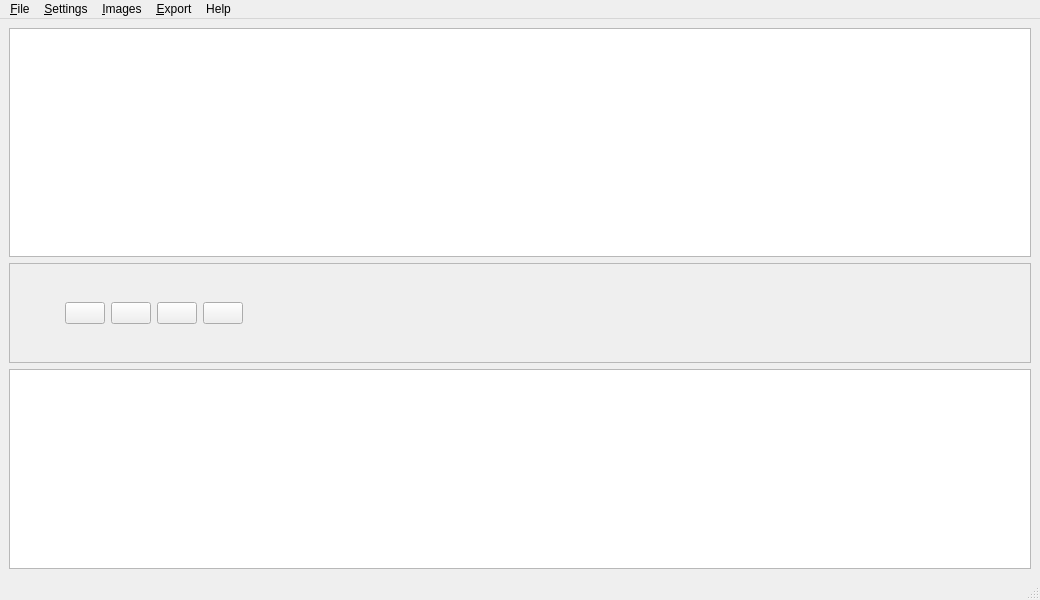
<?xml version="1.0" encoding="UTF-8"?>
<ui version="4.0">
 <class>FrameFlow</class>
 <widget class="QMainWindow" name="FrameFlow">
  <property name="geometry">
   <rect>
    <x>0</x>
    <y>0</y>
    <width>1040</width>
    <height>600</height>
   </rect>
  </property>
  <property name="windowTitle">
   <string>FrameFlow</string>
  </property>
  <property name="windowIcon">
   <iconset resource="../Resources.qrc">
    <normaloff>:/Resources/Icons/FrameFlow.png</normaloff>:/Resources/Icons/FrameFlow.png</iconset>
  </property>
  <widget class="QWidget" name="centralwidget">
   <layout class="QVBoxLayout" name="verticalLayout">
    <item>
     <widget class="QGraphicsView" name="graphicsView">
      <property name="frameShape">
       <enum>QFrame::Shape::StyledPanel</enum>
      </property>
      <property name="frameShadow">
       <enum>QFrame::Shadow::Raised</enum>
      </property>
      <property name="backgroundBrush">
       <brush brushstyle="Dense5Pattern">
        <color alpha="255">
         <red>0</red>
         <green>0</green>
         <blue>0</blue>
        </color>
       </brush>
      </property>
      <property name="interactive">
       <bool>false</bool>
      </property>
      <property name="viewportUpdateMode">
       <enum>QGraphicsView::ViewportUpdateMode::FullViewportUpdate</enum>
      </property>
     </widget>
    </item>
    <item>
     <widget class="QFrame" name="contolFrame">
      <property name="sizePolicy">
       <sizepolicy hsizetype="Preferred" vsizetype="Fixed">
        <horstretch>0</horstretch>
        <verstretch>0</verstretch>
       </sizepolicy>
      </property>
      <property name="minimumSize">
       <size>
        <width>0</width>
        <height>50</height>
       </size>
      </property>
      <property name="frameShape">
       <enum>QFrame::Shape::StyledPanel</enum>
      </property>
      <property name="frameShadow">
       <enum>QFrame::Shadow::Plain</enum>
      </property>
      <property name="lineWidth">
       <number>1</number>
      </property>
      <layout class="QHBoxLayout" name="horizontalLayout">
       <item>
        <widget class="QPushButton" name="deleteButton">
         <property name="text">
          <string/>
         </property>
         <property name="icon">
          <iconset resource="../../build/Desktop_Qt_6_9_2-Debug/app/.qt/rcc/FrameFlow_translations.qrc">
           <normaloff>:/i18n/FrameFlow_ml_IN.qm</normaloff>:/i18n/FrameFlow_ml_IN.qm</iconset>
         </property>
         <property name="iconSize">
          <size>
           <width>50</width>
           <height>50</height>
          </size>
         </property>
         <property name="flat">
          <bool>true</bool>
         </property>
        </widget>
       </item>
       <item>
        <widget class="QPushButton" name="moveBackButton">
         <property name="text">
          <string/>
         </property>
         <property name="iconSize">
          <size>
           <width>50</width>
           <height>50</height>
          </size>
         </property>
         <property name="flat">
          <bool>false</bool>
         </property>
        </widget>
       </item>
       <item>
        <widget class="QPushButton" name="moveFrontButton">
         <property name="text">
          <string/>
         </property>
         <property name="iconSize">
          <size>
           <width>50</width>
           <height>50</height>
          </size>
         </property>
         <property name="flat">
          <bool>false</bool>
         </property>
        </widget>
       </item>
       <item>
        <widget class="QPushButton" name="leftButton">
         <property name="sizePolicy">
          <sizepolicy hsizetype="Fixed" vsizetype="Fixed">
           <horstretch>0</horstretch>
           <verstretch>0</verstretch>
          </sizepolicy>
         </property>
         <property name="minimumSize">
          <size>
           <width>0</width>
           <height>0</height>
          </size>
         </property>
         <property name="text">
          <string/>
         </property>
         <property name="iconSize">
          <size>
           <width>50</width>
           <height>50</height>
          </size>
         </property>
         <property name="default">
          <bool>false</bool>
         </property>
         <property name="flat">
          <bool>false</bool>
         </property>
        </widget>
       </item>
       <item>
        <widget class="QPushButton" name="rightButton">
         <property name="sizePolicy">
          <sizepolicy hsizetype="Fixed" vsizetype="Fixed">
           <horstretch>0</horstretch>
           <verstretch>0</verstretch>
          </sizepolicy>
         </property>
         <property name="minimumSize">
          <size>
           <width>0</width>
           <height>0</height>
          </size>
         </property>
         <property name="text">
          <string/>
         </property>
         <property name="iconSize">
          <size>
           <width>50</width>
           <height>50</height>
          </size>
         </property>
         <property name="flat">
          <bool>false</bool>
         </property>
        </widget>
       </item>
       <item>
        <spacer name="horizontalSpacer">
         <property name="orientation">
          <enum>Qt::Orientation::Horizontal</enum>
         </property>
         <property name="sizeHint" stdset="0">
          <size>
           <width>378</width>
           <height>20</height>
          </size>
         </property>
        </spacer>
       </item>
       <item>
        <layout class="QVBoxLayout" name="imageNameLayout">
         <property name="sizeConstraint">
          <enum>QLayout::SizeConstraint::SetFixedSize</enum>
         </property>
         <item>
          <widget class="QLabel" name="imageName">
           <property name="sizePolicy">
            <sizepolicy hsizetype="Preferred" vsizetype="MinimumExpanding">
             <horstretch>0</horstretch>
             <verstretch>0</verstretch>
            </sizepolicy>
           </property>
           <property name="minimumSize">
            <size>
             <width>300</width>
             <height>80</height>
            </size>
           </property>
           <property name="focusPolicy">
            <enum>Qt::FocusPolicy::NoFocus</enum>
           </property>
           <property name="contextMenuPolicy">
            <enum>Qt::ContextMenuPolicy::NoContextMenu</enum>
           </property>
           <property name="text">
            <string/>
           </property>
           <property name="textFormat">
            <enum>Qt::TextFormat::RichText</enum>
           </property>
           <property name="scaledContents">
            <bool>true</bool>
           </property>
           <property name="alignment">
            <set>Qt::AlignmentFlag::AlignLeading|Qt::AlignmentFlag::AlignLeft|Qt::AlignmentFlag::AlignTop</set>
           </property>
           <property name="wordWrap">
            <bool>true</bool>
           </property>
          </widget>
         </item>
        </layout>
       </item>
      </layout>
     </widget>
    </item>
    <item>
     <widget class="QListView" name="imageListView">
      <property name="sizePolicy">
       <sizepolicy hsizetype="Expanding" vsizetype="Minimum">
        <horstretch>0</horstretch>
        <verstretch>0</verstretch>
       </sizepolicy>
      </property>
      <property name="minimumSize">
       <size>
        <width>0</width>
        <height>200</height>
       </size>
      </property>
      <property name="frameShape">
       <enum>QFrame::Shape::StyledPanel</enum>
      </property>
      <property name="lineWidth">
       <number>-2</number>
      </property>
      <property name="flow">
       <enum>QListView::Flow::LeftToRight</enum>
      </property>
      <property name="viewMode">
       <enum>QListView::ViewMode::ListMode</enum>
      </property>
      <property name="selectionRectVisible">
       <bool>false</bool>
      </property>
     </widget>
    </item>
   </layout>
  </widget>
  <widget class="QStatusBar" name="statusbar"/>
  <widget class="QMenuBar" name="mainMenuBar">
   <property name="geometry">
    <rect>
     <x>0</x>
     <y>0</y>
     <width>1040</width>
     <height>19</height>
    </rect>
   </property>
   <widget class="QMenu" name="menuHelp">
    <property name="title">
     <string>Help</string>
    </property>
    <addaction name="actionAbout"/>
   </widget>
   <widget class="QMenu" name="menu_Export">
    <property name="title">
     <string>&amp;Export</string>
    </property>
    <addaction name="action_Video"/>
    <addaction name="action_Gif"/>
    <addaction name="action_Image_sprite"/>
   </widget>
   <widget class="QMenu" name="menu_Settings">
    <property name="title">
     <string>&amp;Settings</string>
    </property>
    <addaction name="action_Language"/>
    <addaction name="action_Appearance"/>
   </widget>
   <widget class="QMenu" name="menu_File">
    <property name="title">
     <string>&amp;File</string>
    </property>
    <addaction name="action_New"/>
    <addaction name="actionS_ave_As"/>
    <addaction name="action_Open"/>
    <addaction name="actionSave"/>
    <addaction name="separator"/>
    <addaction name="actionE_xit"/>
   </widget>
   <widget class="QMenu" name="menu_Images">
    <property name="title">
     <string>&amp;Images</string>
    </property>
    <addaction name="actionAdd_Image"/>
    <addaction name="actionPaste_Image"/>
    <addaction name="actionRemove"/>
    <addaction name="separator"/>
    <addaction name="actionMove_back"/>
    <addaction name="actionMove_front"/>
   </widget>
   <addaction name="menu_File"/>
   <addaction name="menu_Settings"/>
   <addaction name="menu_Images"/>
   <addaction name="menu_Export"/>
   <addaction name="menuHelp"/>
  </widget>
  <action name="actionAbout">
   <property name="text">
    <string>About</string>
   </property>
   <property name="shortcut">
    <string>Ctrl+H</string>
   </property>
  </action>
  <action name="action_Video">
   <property name="text">
    <string>&amp;Video</string>
   </property>
  </action>
  <action name="action_Gif">
   <property name="text">
    <string>&amp;Gif</string>
   </property>
  </action>
  <action name="action_Image_sprite">
   <property name="text">
    <string>&amp;Image sprite</string>
   </property>
  </action>
  <action name="action_Language">
   <property name="text">
    <string>&amp;Language</string>
   </property>
  </action>
  <action name="action_Appearance">
   <property name="text">
    <string>&amp;Appearance </string>
   </property>
  </action>
  <action name="action_New">
   <property name="text">
    <string>&amp;New</string>
   </property>
  </action>
  <action name="actionE_xit">
   <property name="text">
    <string>E&amp;xit</string>
   </property>
  </action>
  <action name="actionAdd_Images">
   <property name="text">
    <string>Add &amp;Images</string>
   </property>
  </action>
  <action name="actionAdd_Image">
   <property name="text">
    <string>Add</string>
   </property>
  </action>
  <action name="actionPaste_Image">
   <property name="text">
    <string>Paste</string>
   </property>
  </action>
  <action name="actionRemove">
   <property name="text">
    <string>Remove </string>
   </property>
   <property name="shortcut">
    <string>Ctrl+R</string>
   </property>
  </action>
  <action name="actionMove_back">
   <property name="text">
    <string>Move &amp;back</string>
   </property>
   <property name="shortcut">
    <string>Ctrl+B</string>
   </property>
  </action>
  <action name="actionMove_front">
   <property name="text">
    <string>Move &amp;front</string>
   </property>
   <property name="shortcut">
    <string>Ctrl+F</string>
   </property>
  </action>
  <action name="actionSave">
   <property name="text">
    <string>Save</string>
   </property>
   <property name="shortcut">
    <string>Ctrl+S</string>
   </property>
  </action>
  <action name="actionS_ave_As">
   <property name="text">
    <string>S&amp;ave As</string>
   </property>
  </action>
  <action name="action_Open">
   <property name="text">
    <string>&amp;Open</string>
   </property>
   <property name="shortcut">
    <string>Ctrl+O</string>
   </property>
  </action>
 </widget>
 <resources>
  <include location="../Resources.qrc"/>
  <include location="../../build/Desktop_Qt_6_9_2-Debug/app/.qt/rcc/FrameFlow_translations.qrc"/>
 </resources>
 <connections>
  <connection>
   <sender>actionE_xit</sender>
   <signal>triggered()</signal>
   <receiver>FrameFlow</receiver>
   <slot>close()</slot>
   <hints>
    <hint type="sourcelabel">
     <x>-1</x>
     <y>-1</y>
    </hint>
    <hint type="destinationlabel">
     <x>399</x>
     <y>299</y>
    </hint>
   </hints>
  </connection>
 </connections>
</ui>
